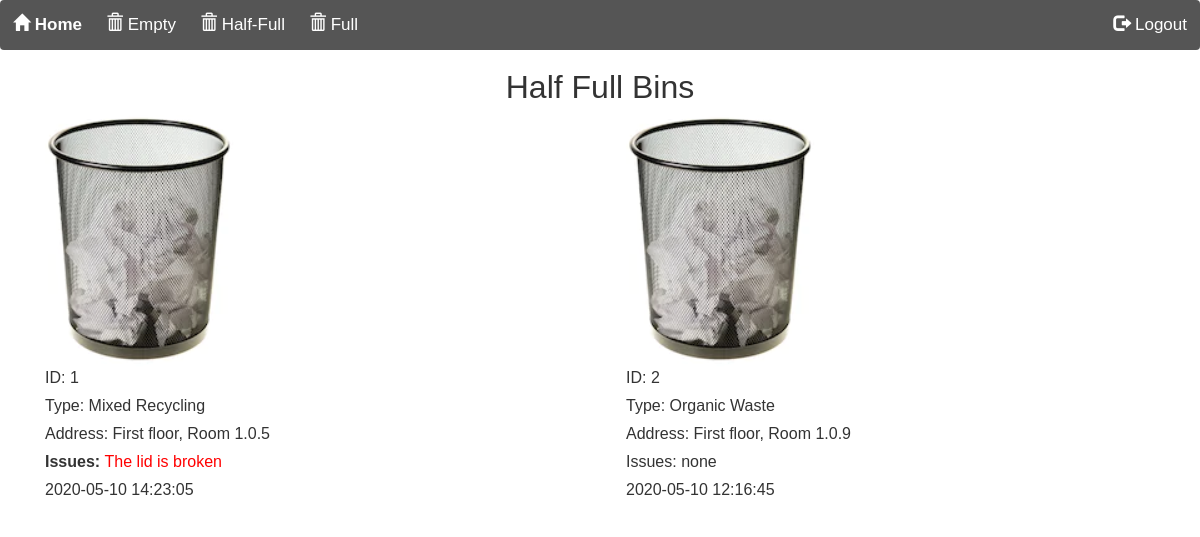
/users/index_half.php (signed in), run on the app's committed database.
### tables this page shows
CREATE TABLE `realtime` (
  `id` int(6) UNSIGNED NOT NULL,
  `type` varchar(20) NOT NULL,
  `image` varchar(10) NOT NULL,
  `location` varchar(255) NOT NULL,
  `issue` varchar(255) NOT NULL,
  `date` timestamp NOT NULL DEFAULT CURRENT_TIMESTAMP ON UPDATE CURRENT_TIMESTAMP
);

### users/index_half.php (the view, shortened to what this page needs)
<?php
if ($_SESSION)
{
	if (($_SESSION['youarelogged'])==TRUE)
	{
		echo'
<html lang="en" dir="ltr">
<head>
    <meta charset="utf-8">
    <meta name="viewport" content="width=device-width, initial-scale=1">
    <title>Half Full Bins | Smart BinClean</title>
    <link rel="stylesheet" href="https://maxcdn.bootstrapcdn.com/bootstrap/3.3.6/css/bootstrap.min.css">
  	<script src="https://ajax.googleapis.com/ajax/libs/jquery/3.4.1/jquery.min.js"></script>
  	<script src="https://cdnjs.cloudflare.com/ajax/libs/popper.js/1.16.0/umd/popper.min.js"></script>
  	<script src="https://maxcdn.bootstrapcdn.com/bootstrap/4.4.1/js/bootstrap.min.js"></script>
   		<style>
			body {
				font-family: Arial, Helvetica, sans-serif;
			}
			.navbar {
				width: 100%;
				text-align: center;
				background-color: #555;
				overflow: auto;
			}
			.navbar a {
				float: left;
				padding: 12px;
				color: white;
				text-decoration: none;
				font-size: 17px;
			}
			@media screen and (max-width: 700px) {
				.navbar a {
					float: none;
					display: block;
				}
			}
			.row {
				display: flex;
				flex-wrap: wrap;
				padding: 0 4px;
				padding-left: 30px;
			}
			/* Create two equal columns that sits next to each other */
			.column {
				flex: 50%;
				padding: 0 4px;
				padding-left: 30px;
			}
		</style>
</head>
<body>
    <div class="navbar">
			<a class="active" href="/users/monitoring.php">
				<i class="fa fa-fw fa-home; glyphicon glyphicon-home"></i><b> Home</b>
			</a>
			<a href="/users/index_empty.php">
				<i class="fa fa-fw fa-search; glyphicon glyphicon-trash"></i> Empty</b>
			</a>
			<a href="/users/index_half.php">
				<i class="fa fa-fw fa-envelope; glyphicon glyphicon-trash"></i> Half-Full</b>
			</a>
			<a href="/users/index_full.php">
				<i class="fa fa-fw fa-user; glyphicon glyphicon-trash"></i> Full</b>
			</a>
			<div class="pull-right"><a href="/admin/user_registration/logout.php">
					<i class="fa fa-fw fa-user; glyphicon glyphicon-log-out"></i> Logout</b>
				</a></div>
		</div>
    <h1 align="center">
         <font size="6">Half Full Bins</font>
      </h1>
</body>
</html>';
$servername = "localhost";
$username = "root";
$password = "";
$dbname = "bin";
    $conn = new mysqli($servername, $username, $password, $dbname);
		$sql = "SELECT * FROM realtime WHERE image=\"half\" ORDER BY id ";
    $result = $conn->query($sql);
		echo '<div class="column"><div class="row">';
		echo '<table border="0" width="100%" cellspacing="0" cellpadding="0">';
    if ($result->num_rows > 0) {
        while($row = $result->fetch_assoc()) {
			$id=$row["id"];
			$type=$row["type"];
			$img=$row["image"];
			$location=$row["location"];
			$issue=$row["issue"];
			$date_variable=$row["date"];
			echo '<td><img src="/images/'.$img.'.png">';
			echo '<p align="left">ID: '. $id .'</p>';
			echo '<p align="left">Type: '. $type .'</p>';
			echo '<p align="left">Address: '. $location .'</p>';
			if ($issue)
					echo '<p align="left"><b>Issues: </b><a style="color:red">'. $issue .'</a></p>';
				else
					echo '<p align="left">Issues: none</p>';
			echo '<p align="left">'. $date_variable .'</p></td>';
        }
    }
	else {
        echo "0 results";
		}
    echo "</div></table>";
}
	else
	{
		echo ('<h1>You\'re not logged as user!</h1>');
		echo '<meta http-equiv="refresh" content="2; URL=/admin/user_registration/logout.php"/>';
	}
}
?>
<html>
	<head>
	</head>
	<body onload="JavaScript:timedRefresh(100000);"></body>
</html>

### users/index_half.php (style rules this page uses)
body { font-family: Arial, Helvetica, sans-serif; }
.navbar { width: 100%; text-align: center; background-color: #555; overflow: auto; }
.navbar a { float: left; padding: 12px; color: white; text-decoration: none; font-size: 17px; }
.row { display: flex; flex-wrap: wrap; padding: 0 4px; padding-left: 30px; }
.column { flex: 50%; padding: 0 4px; padding-left: 30px; }

### data on the page
realtime: image (picture), id "1", type "Mixed Recycling", location "First floor, Room 1.0.5", issue "The lid is broken", date "2020-05-10 14:23:05"
realtime: image (picture), id "2", type "Organic Waste", location "First floor, Room 1.0.9", issue "Issues: none", date "2020-05-10 12:16:45"
